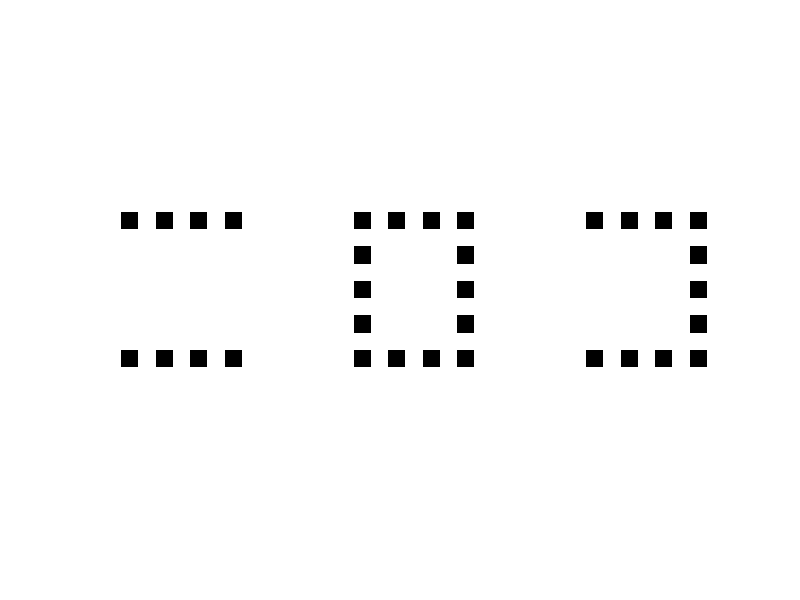
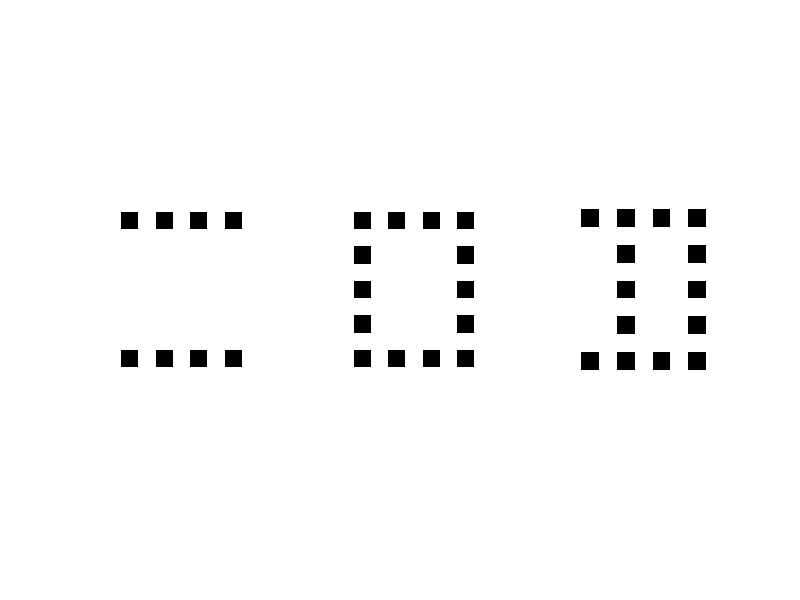
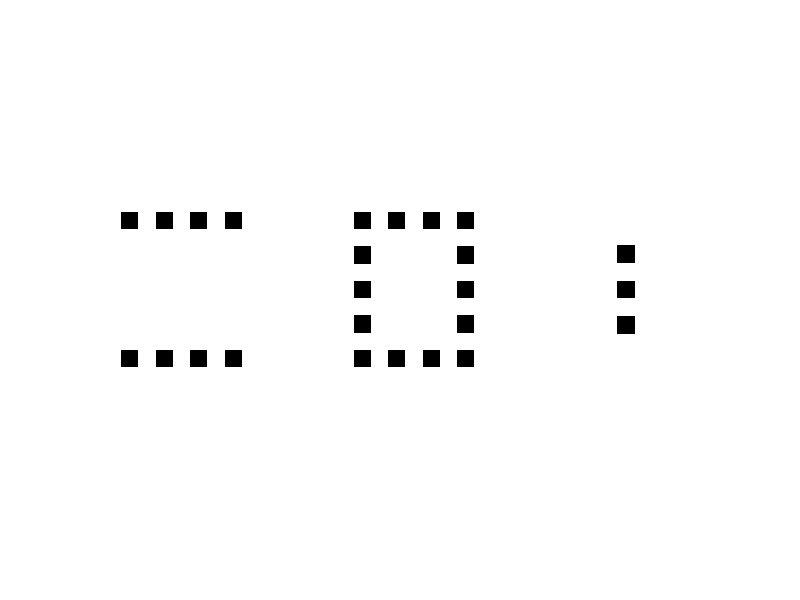

These figures' MATLAB source, in order:
clear;

A4 = [1  1  1  1
      0  1  0  1
      0  1  0  1
      0  1  0  1
      1  1  1  1];

A2 = [1  1  1  1
      1  0  0  1
      1  0  0  1
      1  0  0  1
      1  1  1  1];

A3 = [1  1  1  1
      0  0  0  1
      0  0  0  1
      0  0  0  1
      1  1  1  1];

A1 = [1  1  1  1
      0  0  0  0
      0  0  0  0
      0  0  0  0
      1  1  1  1];

% find an orthonormal basis for the first 3 patterns
W = [A1, A2, A3];
W = [A1(:), A2(:), A3(:)];
W = orth(W);

% Obtain the projection matrix P
P = W*W';
x = A4(:);

% the orthogonal complement is (I-P)x
w = P*x;
wt = (eye(size(P,1)) - P)*x;
wt = reshape(wt, size(A4));

g = colormap('gray');
g = g(end:-1:1,:);

Adisp = {A1, A2, A3, A4, wt};

for jj = 1:length(Adisp)
    A = Adisp{jj};
    Z = zeros(2*size(A,1)+1, 2*size(A,2)+1);
    n = 0;
    for ii = 2:2:size(Z,2)
        n = n + 1;
        Z(2:2:end,ii) = A(:,n);
    end
    Adisp{jj} = Z;
end

for ii = 1:3
    subplot(1,3,ii); imagesc(Adisp{ii}); axis image; axis off; grid off;
    colormap(g);
end
pos = get(gcf, 'Position');
set(gcf, 'Position', [pos(1),pos(2), 866,295]);
saveas(gcf, 'data/kohonen_training.png');

close all;
imagesc(Adisp{4}); axis image; axis off; grid off; colormap(g);
saveas(gcf, 'data/pattern.png');

imagesc(Adisp{5}); axis image; axis off; grid off; colormap(g);
saveas(gcf, 'data/novelty.png');
